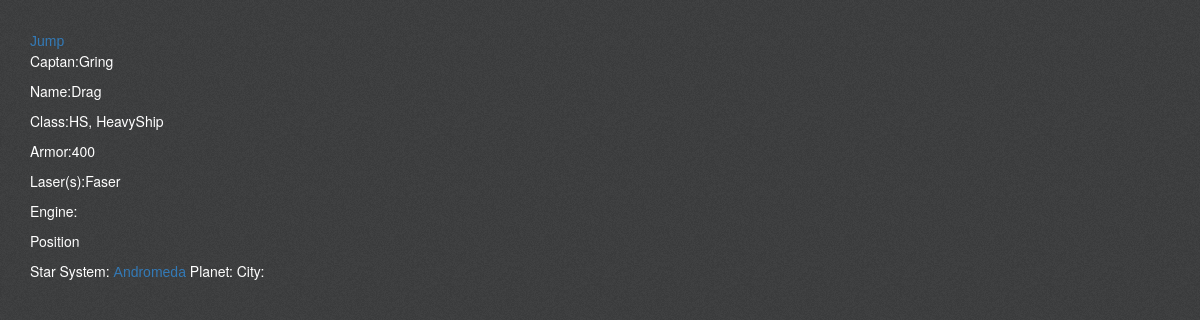
/ship/1, run on an earlier commit of the app's database.
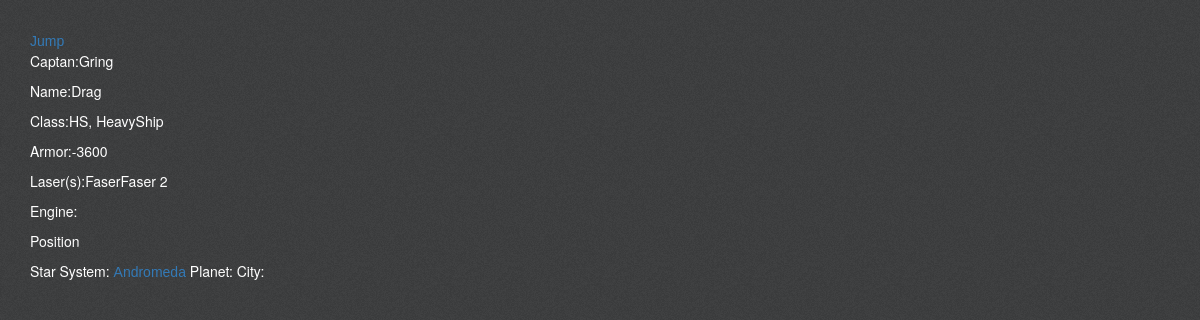
And on a later commit of the database.
### Character/models.py (models this page shows, shortened)
class Ship(models.Model):
    character_id = models.ForeignKey(Character,null=True, blank=True)
    system_id = models.ForeignKey(StarSystem,null=True, blank=True)
    planet_id = models.ForeignKey(Planet,null=True, blank=True)
    city_id = models.ForeignKey(City,null=True, blank=True)
    SHIP_CLASS = (("DR","DRAGUN"),
        ("HS","HeavyShip"),
        ("MD","Medical"),("CG","CargoShip"))
    name_ship = models.CharField(max_length=100)
    ship_class = models.CharField(max_length=3,choices=SHIP_CLASS,default="DR")
    armor = models.IntegerField(default=400)
    load = models.IntegerField(default=10000)
    laser_count = models.IntegerField(default=1)
    evasion = models.IntegerField(default=0)

class Laser_ship(models.Model):
    ship_id = models.ForeignKey(Ship,null=True, blank=True)
    price = models.DecimalField(max_digits=19, decimal_places=2)
    name_laser = models.CharField(max_length=100)
    power = models.IntegerField(default=1000)
    mobility = models.IntegerField(default=1)
    durability = models.IntegerField(default=1000)
    weight = models.IntegerField(default=500)
    def __str__(self):
        return self.name_laser

class Character(models.Model):
    DICE = ((4,'Four'),(6,'Six'),(8,"Eight"),(10,"Ten"),(12,"twelve"))
    user_id = models.ForeignKey(User,null=True, blank=True)
    name_character = models.CharField(max_length=100)
    level = models.IntegerField(default = 1)
    exp = models.IntegerField(default = 0)
    points = models.IntegerField(default= 0)
    image = models.ImageField(null=True, blank=True, upload_to='character_image/%Y/%m/%d')
    credits = models.IntegerField(default= 1000)
    is_active = models.BooleanField(default=False)
    accurancy = models.IntegerField(default=4,choices=DICE)
    defence = models.IntegerField(default=4,choices=DICE)

### SpaceMap/models.py (models this page shows, shortened)
class StarSystem(models.Model):
	STAR_COLORS = (
		("#ff0000","Red"),
		('#ffff66','Yellow'),
		('#66ffff','Blue',),
		('#ff66cc','Purpul'),
		('#ccff99','Green')
		)
	pos_x= models.IntegerField()
	pos_y= models.IntegerField()
	size = models.FloatField(null=True, blank=True)
	color = models.CharField(max_length=8, choices=STAR_COLORS)
	temp = models.FloatField(null=True, blank=True)
	name_system =models.CharField(max_length=50)
	mass = models.FloatField(null=True, blank=True)
	def get_absolute_url(self):
		return reverse("Space:system_map", kwargs={"id": self.id})

### Character/views.py (the view)
# urls.py: url(r'^ship/(?P<id>[\w-]+)$', ship_interface, name="ship_interface" ),
def ship_interface(request,id):
	ship = Ship.objects.get(id=int(id))
	lasers = Laser_ship.objects.filter(ship_id=ship)
	engine = Engine_ship.objects.filter(ship_id=ship)
	context = {
		"title":"Ship",
		"ship":ship,
		"lasers": lasers,
		"engine": engine
	}
	request.session.__setitem__("round","1")
	print(request.session.get("round"))
	return render(request,
		"Character/ship_interface.html",
		context)

### templates/Character/ship_interface.html
{% extends "base.html"%}
{% load staticfiles %}
{% block content %}
<header>
	<a href="/space/">Jump</a>
</header>
<div style="color:White">
	<p>Captan:{{ship.character_id.name_character}}</p>
	<p>Name:{{ship.name_ship}}</p>
	<p>Class:{{ship.ship_class}},
	{% for class in ship.SHIP_CLASS %}
		{% if class.0 == ship.ship_class %}
			{{class.1}}
		{% endif %}
	{% endfor %}</p>
	<p>Armor:{{ship.armor}}</p>
	<p>Laser(s):{%for laser in lasers %}{{laser}}{% endfor %}</p>
	<p>Engine:{{ engine.name_engine }}</p>
	<p>Position</p>
	Star System: <a href="{{ship.system_id.get_absolute_url}}">		{{ship.system_id.name_system}}
	</a>
	Planet: {{ship.planet_id.name_system}}
	City: {{ship.city_id.name_system}}
</div>
{% endblock content%}

What changed in the data, as far as the page shows it:
changed Ship "Drag": armor "400" → "-3600"
now on this page (row edited): Laser_ship: name_laser "Faser 2"
